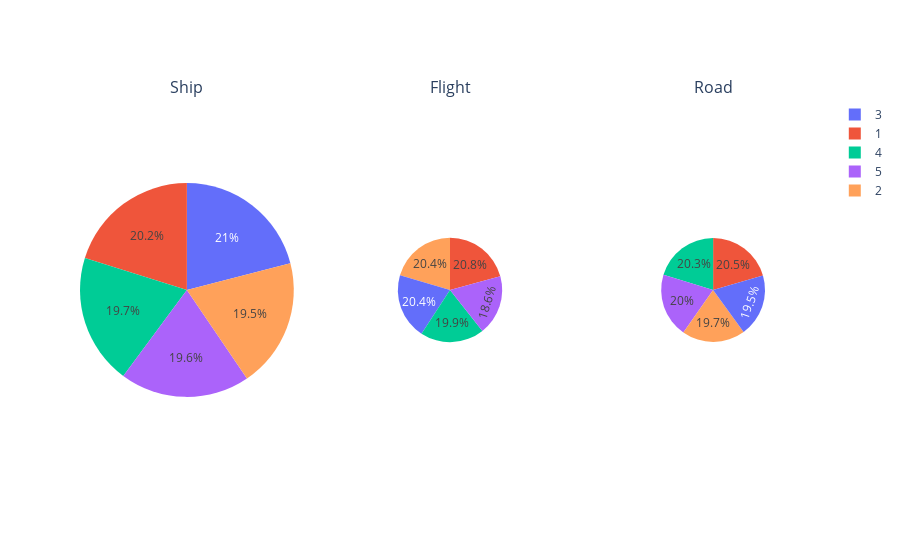

The notebook cell this image was saved under:
### Code cell
fig = make_subplots(1,3, specs=[[{'type':'domain'}, {'type':'domain'},{'type':'domain'}]],
                    subplot_titles=['Ship', 'Flight',"Road"])
fig.add_trace(go.Pie(labels=labels, values=[1505, 1456, 1566, 1469, 1466], scalegroup='one',
                     name="Ship"), 1, 1)
fig.add_trace(go.Pie(labels=labels, values=[369, 363, 362, 353, 330], scalegroup='one',
                     name="Flight"), 1, 2)
fig.add_trace(go.Pie(labels=labels, values=[361, 347, 343, 357, 352], scalegroup='one',
                     name="Road"), 1, 3)

### Figure 1 — Plotly figure (JSON) as saved in the notebook; plotly's stock layout.template omitted (floating-point values rounded to 4 significant figures)
{"data": [{"domain": {"x": [0, 0.2889], "y": [0, 1]}, "labels": ["1", "2", "3", "4", "5"], "name": "Ship", "scalegroup": "one", "type": "pie", "values": [1505, 1456, 1566, 1469, 1466]}, {"domain": {"x": [0.3556, 0.6444], "y": [0, 1]}, "labels": ["1", "2", "3", "4", "5"], "name": "Flight", "scalegroup": "one", "type": "pie", "values": [369, 363, 362, 353, 330]}, {"domain": {"x": [0.7111, 1], "y": [0, 1]}, "labels": ["1", "2", "3", "4", "5"], "name": "Road", "scalegroup": "one", "type": "pie", "values": [361, 347, 343, 357, 352]}], "layout": {"annotations": [{"font": {"size": 16}, "showarrow": false, "text": "Ship", "x": 0.1444, "xanchor": "center", "xref": "paper", "y": 1, "yanchor": "bottom", "yref": "paper"}, {"font": {"size": 16}, "showarrow": false, "text": "Flight", "x": 0.5, "xanchor": "center", "xref": "paper", "y": 1, "yanchor": "bottom", "yref": "paper"}, {"font": {"size": 16}, "showarrow": false, "text": "Road", "x": 0.8556, "xanchor": "center", "xref": "paper", "y": 1, "yanchor": "bottom", "yref": "paper"}]}}
